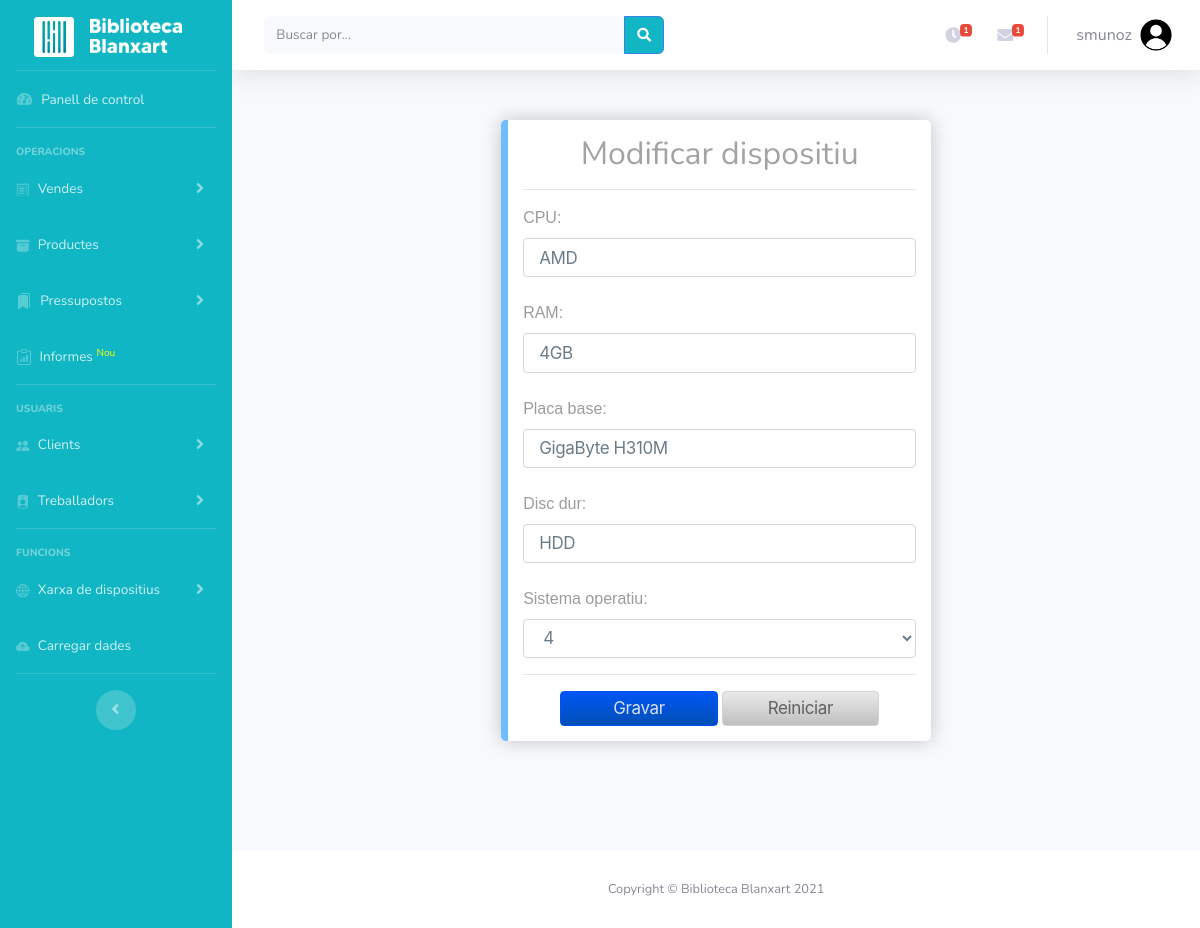
/modificar_dispositiu.php?usuari=1 (signed in), run on the app's committed database.
### tables this page shows
CREATE TABLE tb_ordinadors (
    id_ordinador INT PRIMARY KEY AUTO_INCREMENT, 
    ip VARCHAR(15), 
    cpu VARCHAR(10), 
    velocitat_cpu VARCHAR(10), 
    placa_base VARCHAR(20), 
    ram VARCHAR(10), 
    disc_dur VARCHAR(20), 
    espai_disc_GB INT, 
    disc_velocitat VARCHAR(10), 
    departament VARCHAR(20), 
    id_departament INT, 
    id_espai INT
);

### modificar_dispositiu.php (the view, shortened to what this page needs)
<!DOCTYPE html>
<html lang="cat">
<head>
    <link href="vendor/fontawesome-free/css/all.min.css" rel="stylesheet" type="text/css">
    <link href="css/aso.css" rel="stylesheet">
    <link href="css/sb-admin-2.min.css" rel="stylesheet">
</head>
<body id="page-top">
    <div id="wrapper">
    <?php include("layout/menu-lateral.php"); ?>
<div id="content-wrapper" class="d-flex flex-column">
    <div id="content">
        <?php include("layout/user-logout.php"); ?>
        <div id="page-content-wrapper">
        <?php
        require('functions/connector.php');
        $sql="SELECT * FROM tb_ordinadors WHERE id_ordinador=".$_GET["usuari"];
        $result=mysqli_query($dbLink,$sql) or exit(mysqli_connect_error($dbLink));
        $producte=mysqli_fetch_array($result);
        ?>
        <div class="recuadro_menu">
        <h1 class="nou-usuari">Modificar dispositiu</h1>
        <hr>
        <form action=functions/gravar_modificar_dispositiu.php method="POST">
            <label for=cpu>CPU: </label>
            <input class="form-textbox form-textbox-text" type="text" id=cpu name=cpu value="<?php echo $producte["cpu"]; ?>" size="40"><br><br>
            <label for=ram>RAM: </label>
            <input class="form-textbox form-textbox-text" type="text" id=ram name=ram value="<?php echo $producte["ram"]; ?>" size="40"><br><br>
            <label for=placa_base>Placa base: </label>
            <input class="form-textbox form-textbox-text" type="text" id=placa_base name=placa_base value="<?php echo $producte["placa_base"]; ?>" size="40"><br><br>
            <label for=disc_dur>Disc dur: </label>
            <input class="form-textbox form-textbox-text" type="text" id=disc_dur name=disc_dur value="<?php echo $producte["disc_dur"]; ?>" size="40"><br><br>
            <label for=sistema_operatiu>Sistema operatiu: </label>
            <select class="form-textbox form-textbox-text" id=sistema_operatiu name=sistema_operatiu>
                    <?php
                        $sql="SELECT * FROM tb_software ORDER BY id_software;";
                        $result=mysqli_query($dbLink,$sql) or exit(mysqli_error($dbLink));
                        while($sistema=mysqli_fetch_array($result)) {?>
                            <option <?php if($sistema["id_software"]==$sistema["id_software"]) echo "selected"; ?>
                            value="<?php echo $sistema["id_software"]; ?>">
                            <?php echo $sistema["id_software"]; ?>
                            </option> <?php
                        }
                        ?>
        </select><br><hr>
            <div align="center">
            <input class="button button-block-info as-tradeupinline-button" type="submit" value="Gravar"/>
            <input class="button-white button-block-petit as-tradeupinline-button" type="reset" value="Reiniciar"/><br>
            </form>
             </div>
        </div>
  </div>
<?php include("layout/footer.php"); ?>
</div>
    </div>
</body>
</html>

### css/aso.css (style rules this page uses)
body { font: 14px sans-serif; }
body { background-image: url("../img/wallpaper.jpg"); font-family: sans-serif; overflow: auto; color: #000000; background-position: center; background-attachment: fixed; background-position: center; background-repeat: no-repeat; background-size: cover; height: 500px; }
.recuadro_menu { background-color: #ffffff; border-radius: 5px 5px 5px 5px; border-style: solid; border-width: 0px 0px 0px 7px; border-color: #239cffa7; box-shadow: 0px 0px 20px 0px rgba(0, 0, 0, 0.22); transition: background 0.5s, border 0.5s, border-radius 0.5s, box-shadow 0.5s; box-sizing: border-box; left: 100px; top: 200px; align-content: center!important; width: 100%; max-width: 430px; padding: 15px; margin: auto; margin-top: 50px; margin-bottom: 110px; }
.button { font-size: 17px; line-height: 1.47059; font-weight: 400; letter-spacing: -.022em; font-family: SF Pro Text,SF Pro Icons,AOS Icons,Helvetica Neue,Helvetica,Arial,sans-serif; background-color: #825700; background: linear-gradient(#f39f14,#947104); border: 1px solid #ad6f18; border-radius: 4px; color: #fff; cursor: pointer; display: inline-block; min-width: 30px; padding: 4px 15px; text-align: center; white-space: nowrap; }
.as-tradeupinline-button { z-index: 1; }
h1 { color: rgb(163, 163, 163); text-align: center; font-size: 45px; }
hr { border-top: 1px solid #3b3b3b; }
label { color: #9c9c9c; font-family: Arial, Helvetica, sans-serif; }
.nou-usuari { font-size: 32px; }
.form-textbox { font-size: 17px; line-height: 1.23543; font-weight: 400; letter-spacing: -.022em; font-family: SF Pro Text,SF Pro Icons,AOS Icons,Helvetica Neue,Helvetica,Arial,sans-serif; display: inline-block; box-sizing: border-box; vertical-align: top; width: 100%; height: 2.3em; padding-left: .94118rem; padding-right: .94118rem; color: #6a7b8a; text-align: left; border: 1px solid #d6d6d6; border-radius: 4px; background: #fffc; }
.button-block-petit { box-sizing: border-box; width: 40%; }
.button-white { font-size: 17px; line-height: 1.47059; font-weight: 400; letter-spacing: -.022em; font-family: SF Pro Text,SF Pro Icons,AOS Icons,Helvetica Neue,Helvetica,Arial,sans-serif; background-color: #c9cbcc; background: linear-gradient(#e9e9e9,#c0c0c0); border: 1px solid rgb(211, 211, 211); border-radius: 4px; color: rgb(97, 97, 97); cursor: pointer; display: inline-block; min-width: 30px; padding: 4px 15px; text-align: center; white-space: nowrap; }
.button-block-info { box-sizing: border-box; width: 40%; font-size: 17px; line-height: 1.47059; font-weight: 400; letter-spacing: -.022em; font-family: SF Pro Text,SF Pro Icons,AOS Icons,Helvetica Neue,Helvetica,Arial,sans-serif; background-color: #0075b9; background: linear-gradient(#0056f5,#004fb6); border: 1px solid rgb(0, 81, 255); border-radius: 4px; color: rgb(241 241 255 / 89%); cursor: pointer; display: inline-block; min-width: 30px; padding: 4px 15px; text-align: center; white-space: nowrap; }

### data on the page
tb_ordinadors: cpu "AMD", ram "4GB", placa_base "GigaByte H310M", disc_dur "HDD"

### other printed values
$_SESSION["usuari"] "smunoz"
form field sistema_operatiu "4"
